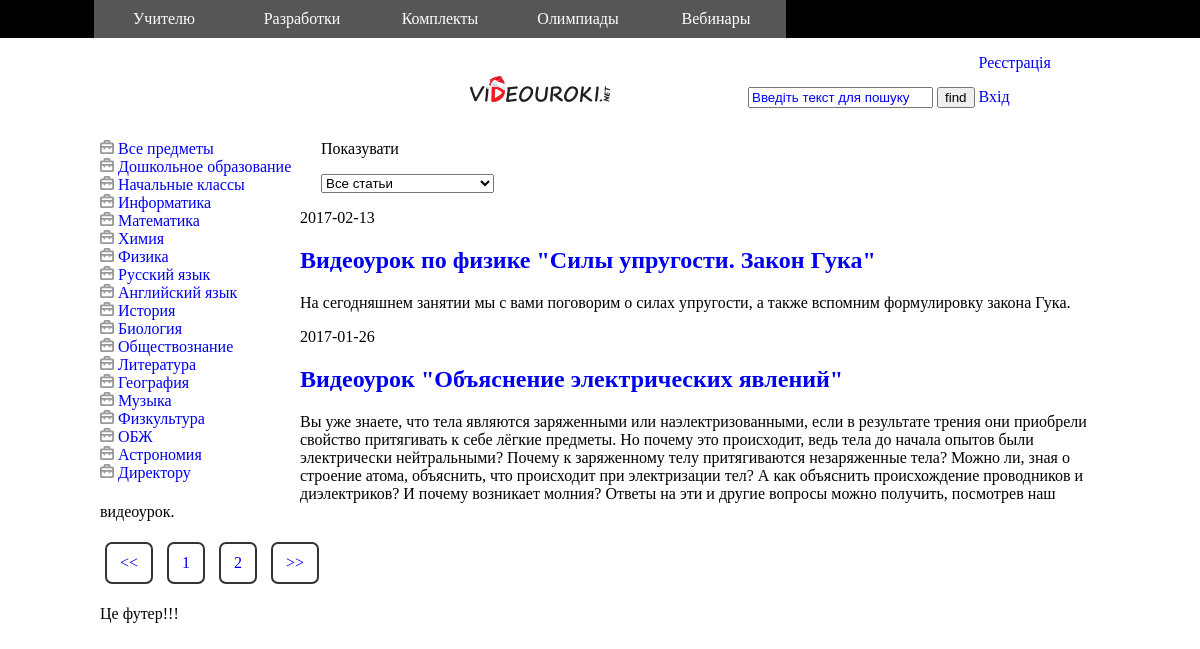
The page /fizika on the database as committed earlier.
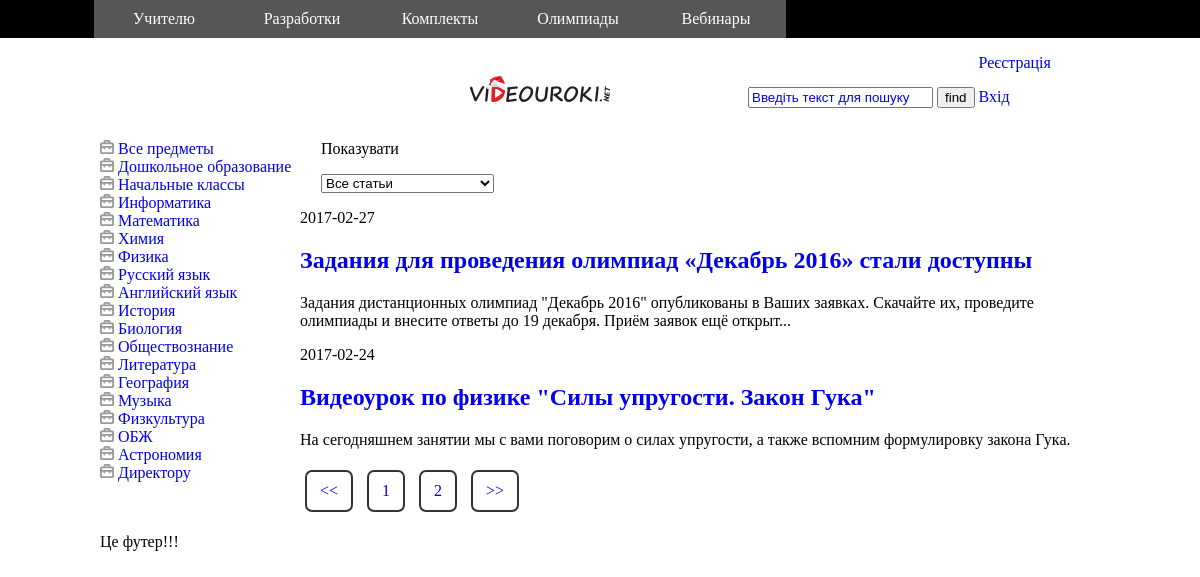
The same page on the database as committed later.
### tables this page shows
CREATE TABLE `struct` (
  `id` int(11) NOT NULL,
  `title` varchar(255) NOT NULL,
  `content` varchar(255) NOT NULL,
  `parent` int(11) NOT NULL,
  `slug_struct` varchar(255) NOT NULL
);

CREATE TABLE `categories` (
  `id` int(11) NOT NULL,
  `name` varchar(255) NOT NULL,
  `img` varchar(255) NOT NULL,
  `slug` varchar(255) NOT NULL
);

CREATE TABLE `categories_item` (
  `id` int(11) NOT NULL,
  `title` varchar(255) NOT NULL,
  `content` text NOT NULL,
  `content_full` text NOT NULL,
  `content_full_slug` varchar(255) NOT NULL,
  `parent` int(11) NOT NULL,
  `con_type_categories` varchar(255) NOT NULL,
  `img` varchar(255) NOT NULL,
  `time` timestamp NOT NULL DEFAULT CURRENT_TIMESTAMP ON UPDATE CURRENT_TIMESTAMP,
  `counter` int(11) NOT NULL,
  `ip` varchar(255) NOT NULL
);

### index.php (called while the page is built)
<?php
require 'cotrollers/SiteController.php';
require 'views/header.php';
require "views/$content.php";
require 'views/footer.php';

### models/MainClass.php (called while the page is built, shortened)
<?php
class MainClass
{
    private $conn;
    function __construct()
    {
        $this->conn = mysqli_connect("localhost", "root", "root", "videourok");
        mysqli_set_charset($this->conn, 'utf8');
    }
    function showMenu()
    {
        $menu = mysqli_query($this->conn, "SELECT * FROM struct");
        return $menu;
    }
    function showLeftMenu()
    {
        $left_menu = mysqli_query($this->conn, "SELECT * FROM categories");
        return $left_menu;
    }
    function paginationCat($limit, $this_page_first_result, $slug)
    {
        $resultCategoryId = mysqli_query($this->conn, "SELECT * FROM categories WHERE slug = '$slug'");
        $result_query_cat_id = mysqli_fetch_assoc($resultCategoryId);
        $result_query_cat_id_row = $result_query_cat_id['id'];
        $result = mysqli_query($this->conn, "SELECT id FROM categories_item WHERE parent = $result_query_cat_id_row");
        if (!empty($result)) {
            $pages = $result->num_rows / $limit;
            $pages = ceil($pages);
            $result_query = mysqli_query($this->conn, "SELECT * FROM categories_item WHERE parent = $result_query_cat_id_row ORDER BY id DESC LIMIT $this_page_first_result, $limit");
            $my_arr = array($pages, $result_query);
            return $my_arr;
        }
    }
}

### cotrollers/SiteController.php (called while the page is built, shortened)
<?php
require 'models/MainClass.php';
require 'helpers/ClientClass.php';
if (!empty($_GET['route'])){
    $route = $_GET['route'];
}else{
    $route = '';
}
$slug = $route;
$act = new ClientClass();
$main = new MainClass();
$my_menu = $main->showMenu();
$my_left_menu = $main->showLeftMenu();
$limit = 2;
if (!empty($slug)){
    include 'helpers/pagination.php';
}else{
    $main_content = $main->showArticles();
}
?>

### helpers/ClientClass.php (called while the page is built, shortened)
<?php
class ClientClass{
    function activeItem($slug, $manu_item, $flag) {
        if( $slug == $manu_item ){
            $active = $flag;
        }else{
            $active = '';
        }
        return $active;
    }
}

### helpers/pagination.php (called while the page is built)
<?php
if(stristr($slug, 'vse_predmety') !== FALSE) {
    if (!empty($_GET['start'])){
        $pagination = $main->pagination($limit, $_GET['start']);
    }else{
        $pagination = $main->pagination($limit,1);
    }
}else{
    if (!empty($_GET['start']) && $_GET['start'] != 0){
        $pagination = $main->paginationCat($limit, $_GET['start'], $slug);
    }else{
        $pagination = $main->paginationCat($limit,0, $slug);
    }
}

### views/main.php (the view, shortened to what the changed rows need)
<main>
<?php require 'leftMenu.php';?>
    <div class="head_filter">
        <p>Показувати</p>
        <div class="select_options">
        </div>
    </div>
        <?php
        if (!empty($pagination[1]->num_rows)) {
            include 'pagination.php';
        }else{
            echo 'В даній категорії немає статті';
        }
        ?>
</main>

### views/header.php (shortened to what the changed rows need)
<html>
<head>
    <link rel="stylesheet" href="style.css">
</head>
<body>
<header>
        <div id="top">
            <ul class="top_menu">
                <?php
                while ($manu_item = mysqli_fetch_assoc($my_menu)){
                    $active = $act->activeItem($slug, $manu_item['slug_struct'], "active");
                    ?>
                    <li class="<?php echo $active;?>">
                        <a href="<?php echo $manu_item['slug_struct'];?>"><?php echo $manu_item['title'];?></a>
                    </li>
                    <?php
                }
                ?>
            </ul>
        </div>
</header>

### views/leftMenu.php
<div id="left_menu">
    <ul class="left_menu_item">
        <?php
        while ($menu_left_item = mysqli_fetch_assoc($my_left_menu)){
            ?>
            <li >
                <a href="<?php echo $menu_left_item['slug']?>">
                     <span>
                        <img src="img/<?php echo $menu_left_item['img']?>" alt="">
                     </span><?php echo $menu_left_item['name'];?>
                </a>
            </li>
            <?php
        }
        ?>
    </ul>
</div>

### views/pagination.php
<?php
if(!empty($pagination[1])){
    while($all_pagination = mysqli_fetch_assoc($pagination[1])){
        ?>
    <div class="time"> <?php print date('Y-m-d',strtotime($all_pagination['time']));?></div>
    <h2  class="block_title"><a href="<?php print ($all_pagination['content_full_slug']);?>" ><?php print($all_pagination['title']);?></a></h2>
    <p class="text"><?php print($all_pagination['content']);?></p>
    <?php
    }
}
?>
<ul class="pagination">
    <li><a href="<?php echo $slug;?>&start=<?php echo 0;?>"><<</a></li>
    <?php
    for ($i = 0; $i < $pagination[0]; $i++){
        ?>
        <li><a href="<?php echo $slug;?>&start=<?php echo  $i*$limit;?>&last=<?php echo $limit ;?>"><?php echo $i+1;?></a></li>
        <?php
        $count_i = $i*$limit;
    }
    ?>
    <li><a href="<?php echo $slug;?>&start=<?php echo  $count_i;?>&last=<?php echo  $limit;?>">>></a></li>
</ul>

Rows that differ between the two databases and show on the page:
no longer on this page (row edited): categories_item: time "2017-01-26", title "Видеоурок \"Объяснение электрических явлений\"", content "Вы уже знаете, что тела являются заряженными или наэлектризованными, если в результате трения они приобрели свойство притягивать к себе лёгкие предметы. Но почему это происходит, ведь тела до начала опытов были электрически нейтральными? Почему к заряженному телу притягиваются незаряженные тела? Можно ли, зная о строение атома, объяснить, что происходит при электризации тел? А как объяснить происхождение проводников и диэлектриков? И почему возникает молния? Ответы на эти и другие вопросы можно получить, посмотрев наш видеоурок."
now on this page (row edited): categories_item: time "2017-02-27", title "Задания для проведения олимпиад «Декабрь 2016» стали доступны", content "Задания дистанционных олимпиад \"Декабрь 2016\" опубликованы в Ваших заявках. Скачайте их, проведите олимпиады и внесите ответы до 19 декабря. Приём заявок ещё открыт..."
changed categories_item "Видеоурок по физике \"Силы упругости. Закон Гука\"": time "2017-02-13" → "2017-02-24"
